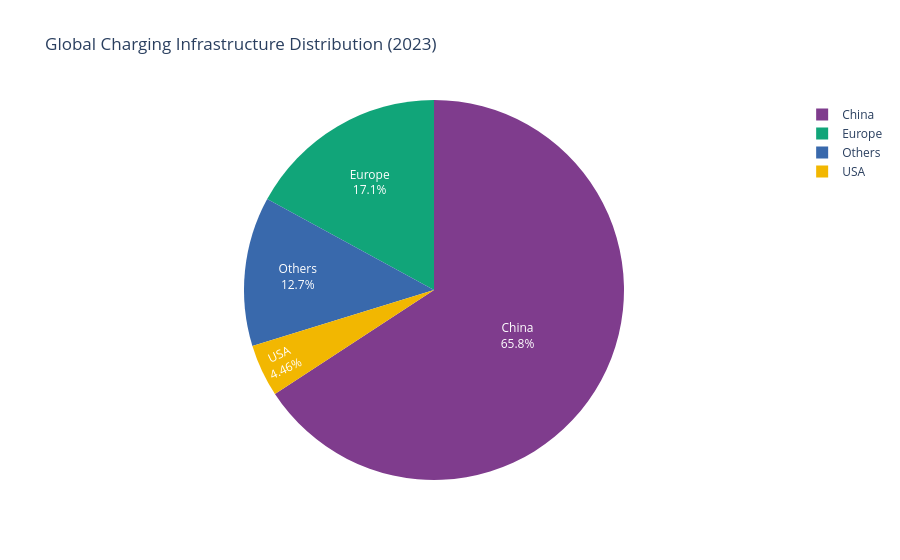

This figure's notebook cell:
### Markdown cell above
---
## 3. Pie Chart: Infrastructure Distribution Analysis

**Goal:** Visualize the distribution of charging infrastructure across regions and analyze infrastructure adequacy patterns.

### Code cell
# Prepare charging station data by region
df_charging = df_sales[
    (df_sales['parameter'].str.contains('charging points', case=False, na=False)) &
    (df_sales['year'] == 2023)
].copy()

latest_infrastructure_year = 2023

# Aggregate total charging points by region
charging_latest = df_charging.groupby('region')['value'].sum().reset_index()
charging_latest.columns = ['region', 'total_charging_points']

# Identify top 5 regions
top5 = charging_latest.nlargest(5, 'total_charging_points')
top5_names = top5['region'].tolist()

# Merge all non-top5 regions into "Rest of the world"
charging_latest['region'] = charging_latest['region'].apply(
    lambda r: r if r in top5_names else 'Rest of the world'
)

# Group again because many regions may now be "Rest of the world"
charging_final = charging_latest.groupby('region')['total_charging_points'].sum().reset_index()

# Remove "World" if present
charging_final = charging_final[charging_final['region'] != 'World']

# Rename "Rest of the world" → "Others"
charging_final = charging_final.replace({"Rest of the world": "Others"})

# Create pie chart
fig_pie1 = px.pie(
    charging_final,
    values='total_charging_points',
    names='region',
    title=f'Global Charging Infrastructure Distribution ({latest_infrastructure_year})',
    template='plotly_white',
    color_discrete_sequence=px.colors.qualitative.Bold
)

fig_pie1.update_traces(
    textposition='inside',
    textinfo='percent+label',
    textfont_size=12,
    textfont_color='white',
    hovertemplate='<b>%{label}</b><br>Charging Points: %{value:,.0f}<br>Share: %{percent}<extra></extra>'
)

fig_pie1.show()

### Figure 1 — Plotly figure (JSON) as saved in the notebook; plotly's stock layout.template omitted (floating-point values rounded to 4 significant figures)
{"data": [{"domain": {"x": [0, 1], "y": [0, 1]}, "hovertemplate": "<b>%{label}</b><br>Charging Points: %{value:,.0f}<br>Share: %{percent}<extra></extra>", "labels": ["China", "Europe", "Others", "USA"], "legendgroup": "", "name": "", "showlegend": true, "textfont": {"color": "white", "size": 12}, "textinfo": "percent+label", "textposition": "inside", "type": "pie", "values": [8100000, 2100000, 1563000.0, 549000]}], "layout": {"legend": {"tracegroupgap": 0}, "piecolorway": ["rgb(127, 60, 141)", "rgb(17, 165, 121)", "rgb(57, 105, 172)", "rgb(242, 183, 1)", "rgb(231, 63, 116)", "rgb(128, 186, 90)", "rgb(230, 131, 16)", "rgb(0, 134, 149)", "rgb(207, 28, 144)", "rgb(249, 123, 114)", "rgb(165, 170, 153)"], "title": {"text": "Global Charging Infrastructure Distribution (2023)"}}}
